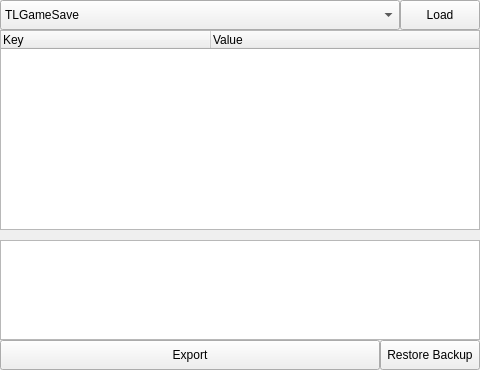
<?xml version="1.0" encoding="UTF-8"?>
<ui version="4.0">
 <class>MainWindow</class>
 <widget class="QMainWindow" name="MainWindow">
  <property name="geometry">
   <rect>
    <x>0</x>
    <y>0</y>
    <width>480</width>
    <height>370</height>
   </rect>
  </property>
  <property name="minimumSize">
   <size>
    <width>480</width>
    <height>370</height>
   </size>
  </property>
  <property name="maximumSize">
   <size>
    <width>480</width>
    <height>370</height>
   </size>
  </property>
  <property name="windowTitle">
   <string>TUPperware Save Editor</string>
  </property>
  <property name="windowIcon">
   <iconset>
    <normaloff>img/TUPperware_logo.png</normaloff>img/TUPperware_logo.png</iconset>
  </property>
  <widget class="QWidget" name="centralwidget">
   <widget class="QPushButton" name="load_file_push_button">
    <property name="geometry">
     <rect>
      <x>400</x>
      <y>0</y>
      <width>80</width>
      <height>30</height>
     </rect>
    </property>
    <property name="text">
     <string>Load</string>
    </property>
   </widget>
   <widget class="QTextBrowser" name="log_text_browser">
    <property name="geometry">
     <rect>
      <x>0</x>
      <y>240</y>
      <width>480</width>
      <height>100</height>
     </rect>
    </property>
   </widget>
   <widget class="QTreeWidget" name="save_tree_widget">
    <property name="geometry">
     <rect>
      <x>0</x>
      <y>30</y>
      <width>480</width>
      <height>200</height>
     </rect>
    </property>
    <property name="editTriggers">
     <set>QAbstractItemView::EditTrigger::DoubleClicked|QAbstractItemView::EditTrigger::EditKeyPressed</set>
    </property>
    <property name="columnCount">
     <number>2</number>
    </property>
    <attribute name="headerCascadingSectionResizes">
     <bool>true</bool>
    </attribute>
    <attribute name="headerDefaultSectionSize">
     <number>210</number>
    </attribute>
    <column>
     <property name="text">
      <string>Key</string>
     </property>
    </column>
    <column>
     <property name="text">
      <string>Value</string>
     </property>
    </column>
   </widget>
   <widget class="QPushButton" name="export_push_button">
    <property name="geometry">
     <rect>
      <x>0</x>
      <y>340</y>
      <width>380</width>
      <height>30</height>
     </rect>
    </property>
    <property name="text">
     <string>Export</string>
    </property>
   </widget>
   <widget class="QComboBox" name="input_file_combo_box">
    <property name="geometry">
     <rect>
      <x>0</x>
      <y>0</y>
      <width>400</width>
      <height>30</height>
     </rect>
    </property>
    <item>
     <property name="text">
      <string>TLGameSave</string>
     </property>
    </item>
    <item>
     <property name="text">
      <string>TLGameSettings</string>
     </property>
    </item>
   </widget>
   <widget class="QPushButton" name="restore_backup_push_button">
    <property name="geometry">
     <rect>
      <x>380</x>
      <y>340</y>
      <width>100</width>
      <height>30</height>
     </rect>
    </property>
    <property name="text">
     <string>Restore Backup</string>
    </property>
   </widget>
  </widget>
 </widget>
 <resources/>
 <connections/>
</ui>
